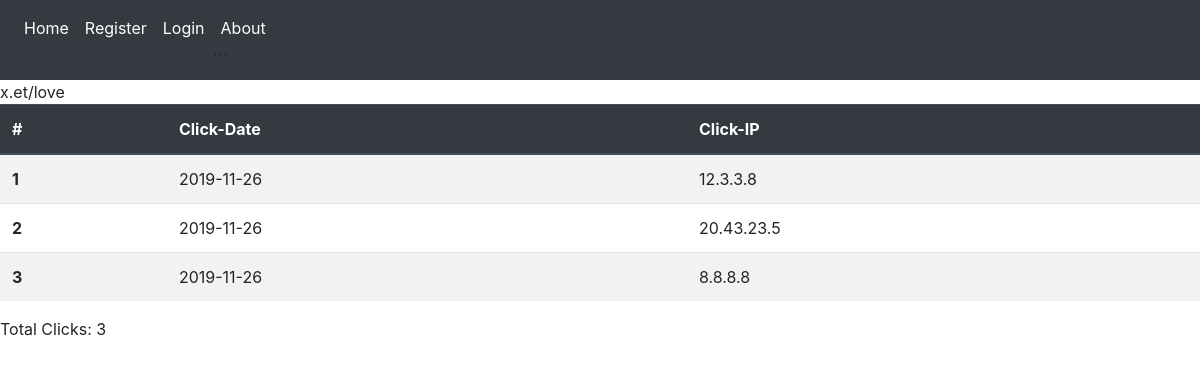
/link/2, run on an earlier commit of the app's database.
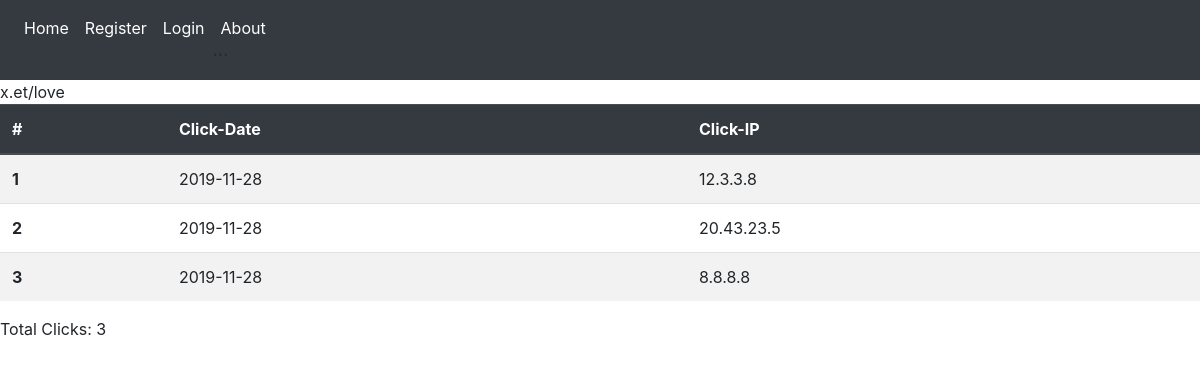
And on a later commit of the database.
### short/models.py (models this page shows, shortened)
class Link(db.Model):
    id = db.Column(db.Integer, primary_key=True)
    short_link = db.Column(db.String(100), unique=True, nullable=False)
    long_link = db.Column(db.String(100), nullable=False)
    count = db.Column(db.Integer, nullable=False, default=0)
    date_created = db.Column(db.DateTime, nullable=False, default=datetime.utcnow)
    date_destroyed = db.Column(db.DateTime, nullable=True)
    user_id = db.Column(db.Integer, db.ForeignKey('user.id'), nullable=False)
    clicks = db.relationship('Click',backref='stat',lazy=True)

class Click(db.Model):
    id = db.Column(db.Integer, primary_key=True)
    click_date = db.Column(db.DateTime, nullable=False, default=datetime.utcnow)
    click_ip = db.Column(db.String(20), default='127.0.0.1')
    link_id = db.Column(db.Integer, db.ForeignKey('link.id'), nullable=False)

### short/routes.py (the view)
@app.route('/link/<int:link_id>')
def stat(link_id):
    link = Link.query.get_or_404(link_id)
    return render_template('link.html',title='Statistics',link=link)

### short/templates/link.html
{% extends "layout.html" %}
{% block content%}
{{ link.short_link }}
<table class="table table-striped">
    <thead class="thead-dark">
      <tr>
        <th scope="col">#</th>
        <th scope="col">Click-Date</th>
        <th scope="col">Click-IP</th>
      </tr>
    </thead>
    <tbody>
    {% for click in link.clicks %}
    <tr>
        <th scope="row">{{ loop.index }}</th>
        <td>{{ click.click_date.strftime('%Y-%m-%d') }}</td>
        <td>{{ click.click_ip }}</td>
      </tr>
    {% endfor %}
    </tbody>
  </table>
  Total Clicks: {{ link.clicks|length }}
{% endblock content %}

### short/templates/layout.html (shortened to what this page needs)
<!doctype html>
<html lang="en">
  <head>
    <link rel="stylesheet" href="https://stackpath.bootstrapcdn.com/bootstrap/4.3.1/css/bootstrap.min.css">
  </head>
  <body>
    <nav class="navbar navbar-expand-lg sticky-top navbar-dark bg-dark" >
        <div class="collapse navbar-collapse" id="navbarSupportedContent">
                <ul class="navbar-nav mr-auto">
                  <li class="nav-item active">
                    <a class="nav-link" href="/">Home <span class="sr-only">(current)</span></a>
                  </li>
                  {% if current_user.is_authenticated %}
                  <li class="nav-item active">
                        <a class="nav-link" href="/account">Account <span class="sr-only">(current)</span></a>
                  </li>
                  <li class="nav-item active">
                        <a class="nav-link" href="/links">Links <span class="sr-only">(current)</span></a>
                  </li>
                  <li class="nav-item active">
                    <a class="nav-link" href="/logout">Logout <span class="sr-only">(current)</span></a>
```              </li>
                  {% else %}
                  <li class="nav-item active">
                    <a class="nav-link" href="/register">Register <span class="sr-only">(current)</span></a>
                  </li>
                  <li class="nav-item active">
                    <a class="nav-link" href="/login">Login <span class="sr-only">(current)</span></a>
                  </li>
                  <li class="nav-item active">
                    <a class="nav-link" href="/about">About <span class="sr-only">(current)</span></a>
```              </li>
                  {% endif %}
                </ul>
        </div>
    </nav>
        {% block content %}
        {% endblock %}
  </body>
</html>

What changed in the data, as far as the page shows it:
changed Click (number 1 of 3 on the later page): click_date "2019-11-26" → "2019-11-28"
changed Click (number 2 of 3 on the later page): click_date "2019-11-26" → "2019-11-28"
changed Click (number 3 of 3 on the later page): click_date "2019-11-26" → "2019-11-28"
